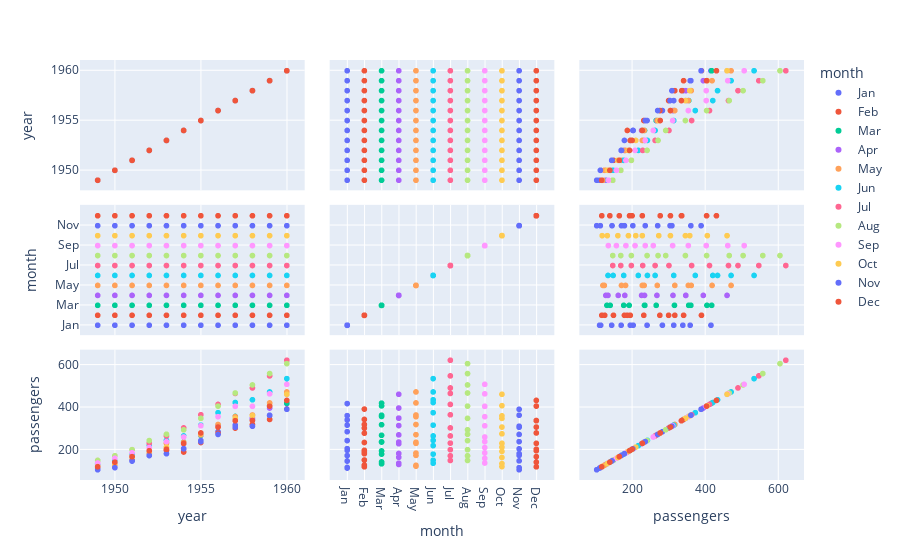

Source (notebook cell):
### Code cell
fig = px.scatter_matrix(flights, color='month')
fig

### Figure 1 — Plotly figure (JSON) as saved in the notebook; plotly's stock layout.template omitted (floating-point values rounded to 4 significant figures)
{"data": [{"dimensions": [{"axis": {"matches": true}, "label": "year", "values": [1949, 1950, 1951, 1952, 1953, 1954, 1955, 1956, 1957, 1958, 1959, 1960]}, {"axis": {"matches": true}, "label": "month", "values": ["Jan", "Jan", "Jan", "Jan", "Jan", "Jan", "Jan", "Jan", "Jan", "Jan", "Jan", "Jan"]}, {"axis": {"matches": true}, "label": "passengers", "values": [112, 115, 145, 171, 196, 204, 242, 284, 315, 340, 360, 417]}], "hovertemplate": "month=Jan<br>%{xaxis.title.text}=%{x}<br>%{yaxis.title.text}=%{y}<extra></extra>", "legendgroup": "Jan", "marker": {"color": "#636efa", "symbol": "circle"}, "name": "Jan", "showlegend": true, "type": "splom"}, {"dimensions": [{"axis": {"matches": true}, "label": "year", "values": [1949, 1950, 1951, 1952, 1953, 1954, 1955, 1956, 1957, 1958, 1959, 1960]}, {"axis": {"matches": true}, "label": "month", "values": ["Feb", "Feb", "Feb", "Feb", "Feb", "Feb", "Feb", "Feb", "Feb", "Feb", "Feb", "Feb"]}, {"axis": {"matches": true}, "label": "passengers", "values": [118, 126, 150, 180, 196, 188, 233, 277, 301, 318, 342, 391]}], "hovertemplate": "month=Feb<br>%{xaxis.title.text}=%{x}<br>%{yaxis.title.text}=%{y}<extra></extra>", "legendgroup": "Feb", "marker": {"color": "#EF553B", "symbol": "circle"}, "name": "Feb", "showlegend": true, "type": "splom"}, {"dimensions": [{"axis": {"matches": true}, "label": "year", "values": [1949, 1950, 1951, 1952, 1953, 1954, 1955, 1956, 1957, 1958, 1959, 1960]}, {"axis": {"matches": true}, "label": "month", "values": ["Mar", "Mar", "Mar", "Mar", "Mar", "Mar", "Mar", "Mar", "Mar", "Mar", "Mar", "Mar"]}, {"axis": {"matches": true}, "label": "passengers", "values": [132, 141, 178, 193, 236, 235, 267, 317, 356, 362, 406, 419]}], "hovertemplate": "month=Mar<br>%{xaxis.title.text}=%{x}<br>%{yaxis.title.text}=%{y}<extra></extra>", "legendgroup": "Mar", "marker": {"color": "#00cc96", "symbol": "circle"}, "name": "Mar", "showlegend": true, "type": "splom"}, {"dimensions": [{"axis": {"matches": true}, "label": "year", "values": [1949, 1950, 1951, 1952, 1953, 1954, 1955, 1956, 1957, 1958, 1959, 1960]}, {"axis": {"matches": true}, "label": "month", "values": ["Apr", "Apr", "Apr", "Apr", "Apr", "Apr", "Apr", "Apr", "Apr", "Apr", "Apr", "Apr"]}, {"axis": {"matches": true}, "label": "passengers", "values": [129, 135, 163, 181, 235, 227, 269, 313, 348, 348, 396, 461]}], "hovertemplate": "month=Apr<br>%{xaxis.title.text}=%{x}<br>%{yaxis.title.text}=%{y}<extra></extra>", "legendgroup": "Apr", "marker": {"color": "#ab63fa", "symbol": "circle"}, "name": "Apr", "showlegend": true, "type": "splom"}, {"dimensions": [{"axis": {"matches": true}, "label": "year", "values": [1949, 1950, 1951, 1952, 1953, 1954, 1955, 1956, 1957, 1958, 1959, 1960]}, {"axis": {"matches": true}, "label": "month", "values": ["May", "May", "May", "May", "May", "May", "May", "May", "May", "May", "May", "May"]}, {"axis": {"matches": true}, "label": "passengers", "values": [121, 125, 172, 183, 229, 234, 270, 318, 355, 363, 420, 472]}], "hovertemplate": "month=May<br>%{xaxis.title.text}=%{x}<br>%{yaxis.title.text}=%{y}<extra></extra>", "legendgroup": "May", "marker": {"color": "#FFA15A", "symbol": "circle"}, "name": "May", "showlegend": true, "type": "splom"}, {"dimensions": [{"axis": {"matches": true}, "label": "year", "values": [1949, 1950, 1951, 1952, 1953, 1954, 1955, 1956, 1957, 1958, 1959, 1960]}, {"axis": {"matches": true}, "label": "month", "values": ["Jun", "Jun", "Jun", "Jun", "Jun", "Jun", "Jun", "Jun", "Jun", "Jun", "Jun", "Jun"]}, {"axis": {"matches": true}, "label": "passengers", "values": [135, 149, 178, 218, 243, 264, 315, 374, 422, 435, 472, 535]}], "hovertemplate": "month=Jun<br>%{xaxis.title.text}=%{x}<br>%{yaxis.title.text}=%{y}<extra></extra>", "legendgroup": "Jun", "marker": {"color": "#19d3f3", "symbol": "circle"}, "name": "Jun", "showlegend": true, "type": "splom"}, {"dimensions": [{"axis": {"matches": true}, "label": "year", "values": [1949, 1950, 1951, 1952, 1953, 1954, 1955, 1956, 1957, 1958, 1959, 1960]}, {"axis": {"matches": true}, "label": "month", "values": ["Jul", "Jul", "Jul", "Jul", "Jul", "Jul", "Jul", "Jul", "Jul", "Jul", "Jul", "Jul"]}, {"axis": {"matches": true}, "label": "passengers", "values": [148, 170, 199, 230, 264, 302, 364, 413, 465, 491, 548, 622]}], "hovertemplate": "month=Jul<br>%{xaxis.title.text}=%{x}<br>%{yaxis.title.text}=%{y}<extra></extra>", "legendgroup": "Jul", "marker": {"color": "#FF6692", "symbol": "circle"}, "name": "Jul", "showlegend": true, "type": "splom"}, {"dimensions": [{"axis": {"matches": true}, "label": "year", "values": [1949, 1950, 1951, 1952, 1953, 1954, 1955, 1956, 1957, 1958, 1959, 1960]}, {"axis": {"matches": true}, "label": "month", "values": ["Aug", "Aug", "Aug", "Aug", "Aug", "Aug", "Aug", "Aug", "Aug", "Aug", "Aug", "Aug"]}, {"axis": {"matches": true}, "label": "passengers", "values": [148, 170, 199, 242, 272, 293, 347, 405, 467, 505, 559, 606]}], "hovertemplate": "month=Aug<br>%{xaxis.title.text}=%{x}<br>%{yaxis.title.text}=%{y}<extra></extra>", "legendgroup": "Aug", "marker": {"color": "#B6E880", "symbol": "circle"}, "name": "Aug", "showlegend": true, "type": "splom"}, {"dimensions": [{"axis": {"matches": true}, "label": "year", "values": [1949, 1950, 1951, 1952, 1953, 1954, 1955, 1956, 1957, 1958, 1959, 1960]}, {"axis": {"matches": true}, "label": "month", "values": ["Sep", "Sep", "Sep", "Sep", "Sep", "Sep", "Sep", "Sep", "Sep", "Sep", "Sep", "Sep"]}, {"axis": {"matches": true}, "label": "passengers", "values": [136, 158, 184, 209, 237, 259, 312, 355, 404, 404, 463, 508]}], "hovertemplate": "month=Sep<br>%{xaxis.title.text}=%{x}<br>%{yaxis.title.text}=%{y}<extra></extra>", "legendgroup": "Sep", "marker": {"color": "#FF97FF", "symbol": "circle"}, "name": "Sep", "showlegend": true, "type": "splom"}, {"dimensions": [{"axis": {"matches": true}, "label": "year", "values": [1949, 1950, 1951, 1952, 1953, 1954, 1955, 1956, 1957, 1958, 1959, 1960]}, {"axis": {"matches": true}, "label": "month", "values": ["Oct", "Oct", "Oct", "Oct", "Oct", "Oct", "Oct", "Oct", "Oct", "Oct", "Oct", "Oct"]}, {"axis": {"matches": true}, "label": "passengers", "values": [119, 133, 162, 191, 211, 229, 274, 306, 347, 359, 407, 461]}], "hovertemplate": "month=Oct<br>%{xaxis.title.text}=%{x}<br>%{yaxis.title.text}=%{y}<extra></extra>", "legendgroup": "Oct", "marker": {"color": "#FECB52", "symbol": "circle"}, "name": "Oct", "showlegend": true, "type": "splom"}, {"dimensions": [{"axis": {"matches": true}, "label": "year", "values": [1949, 1950, 1951, 1952, 1953, 1954, 1955, 1956, 1957, 1958, 1959, 1960]}, {"axis": {"matches": true}, "label": "month", "values": ["Nov", "Nov", "Nov", "Nov", "Nov", "Nov", "Nov", "Nov", "Nov", "Nov", "Nov", "Nov"]}, {"axis": {"matches": true}, "label": "passengers", "values": [104, 114, 146, 172, 180, 203, 237, 271, 305, 310, 362, 390]}], "hovertemplate": "month=Nov<br>%{xaxis.title.text}=%{x}<br>%{yaxis.title.text}=%{y}<extra></extra>", "legendgroup": "Nov", "marker": {"color": "#636efa", "symbol": "circle"}, "name": "Nov", "showlegend": true, "type": "splom"}, {"dimensions": [{"axis": {"matches": true}, "label": "year", "values": [1949, 1950, 1951, 1952, 1953, 1954, 1955, 1956, 1957, 1958, 1959, 1960]}, {"axis": {"matches": true}, "label": "month", "values": ["Dec", "Dec", "Dec", "Dec", "Dec", "Dec", "Dec", "Dec", "Dec", "Dec", "Dec", "Dec"]}, {"axis": {"matches": true}, "label": "passengers", "values": [118, 140, 166, 194, 201, 229, 278, 306, 336, 337, 405, 432]}], "hovertemplate": "month=Dec<br>%{xaxis.title.text}=%{x}<br>%{yaxis.title.text}=%{y}<extra></extra>", "legendgroup": "Dec", "marker": {"color": "#EF553B", "symbol": "circle"}, "name": "Dec", "showlegend": true, "type": "splom"}], "layout": {"dragmode": "select", "legend": {"title": {"text": "month"}, "tracegroupgap": 0}, "margin": {"t": 60}}}
